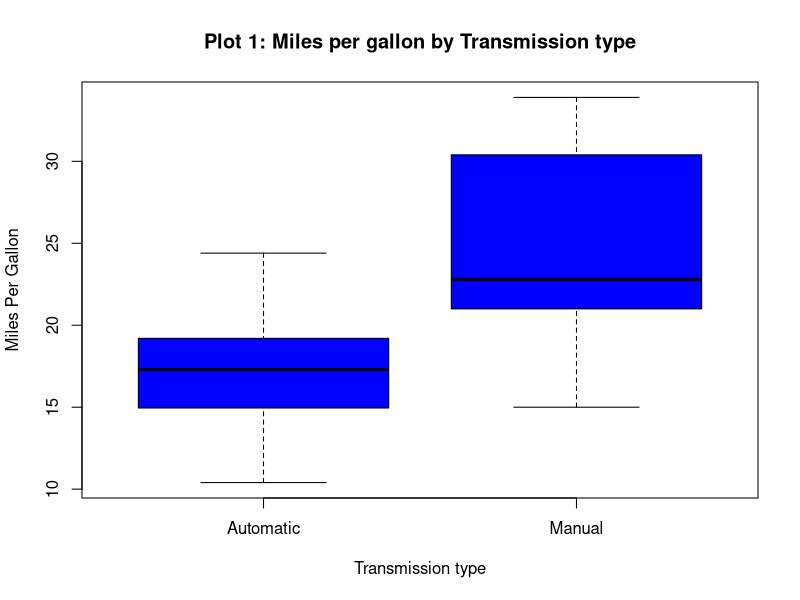
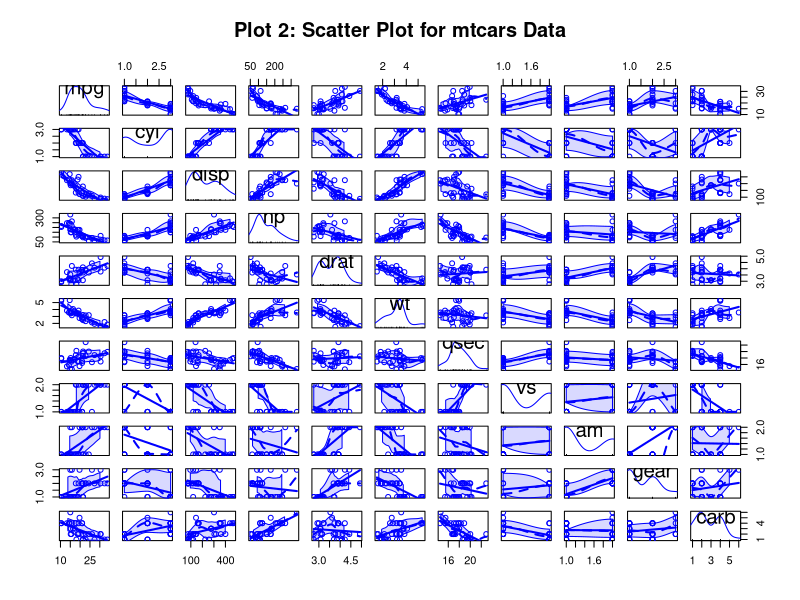
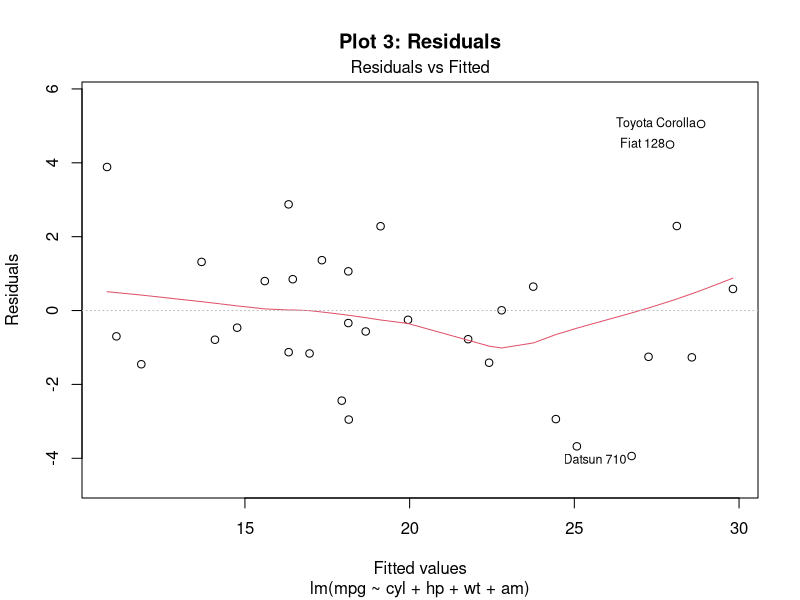
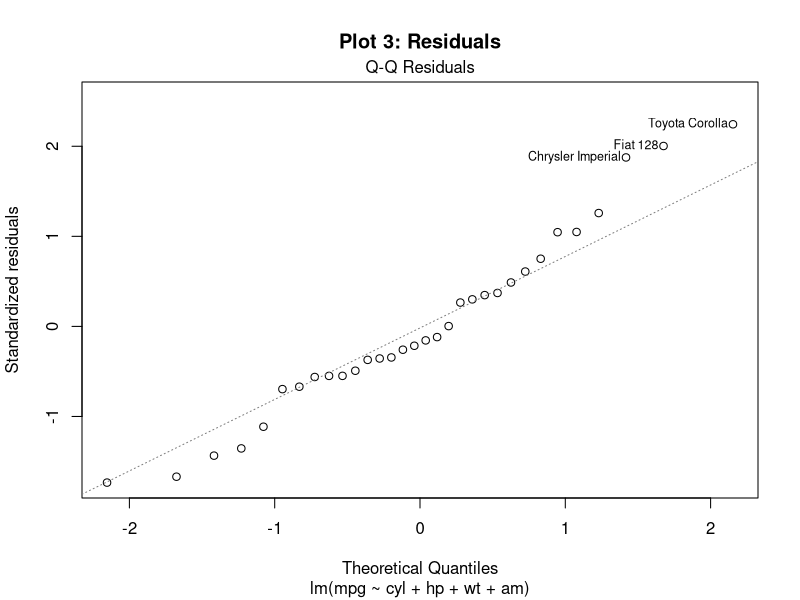
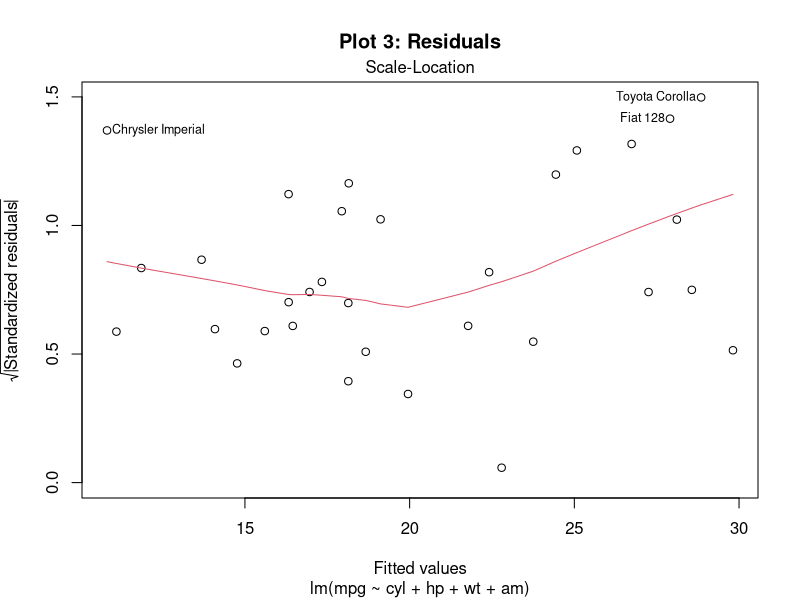
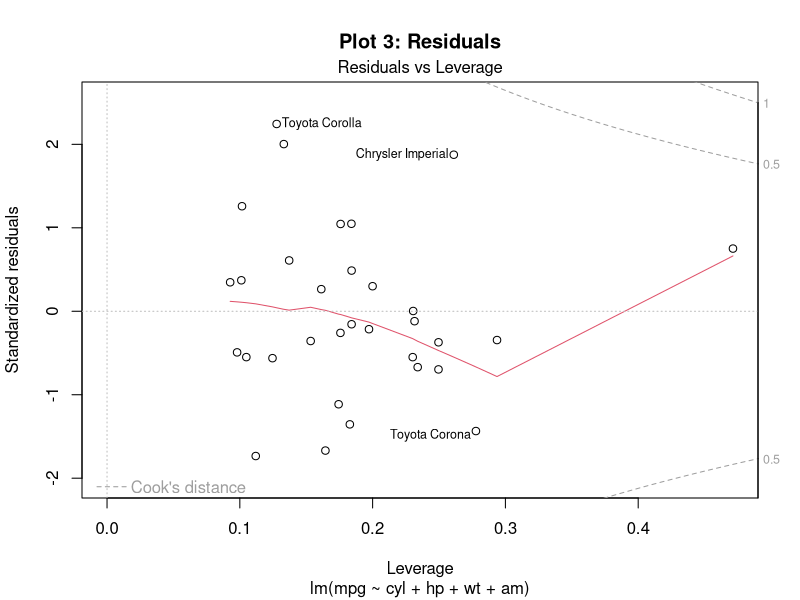

The R source for these figures, in order:
## ---- chunk 1
#several attributes should be treated as factors
library(datasets); data(mtcars); #?mtcars;
mtcars$cyl <- factor(mtcars$cyl, labels=c("4cyl","6cyl","8cyl"))
mtcars$vs <- factor(mtcars$vs)
mtcars$gear <- factor(mtcars$gear)
mtcars$carb <- factor(mtcars$carb)
mtcars$am <- factor(mtcars$am, labels=c("Automatic","Manual"))
#str(mtcars)
## ---- chunk 2
t.test(mpg ~ am, data = mtcars) 
## ---- chunk 3
#build multiple models
fit_all <- lm(mpg ~ ., data = mtcars)                   #model with ALL variables
fit_am <- lm(mpg ~ am, data = mtcars)                   #model with just mpg and transmission(am)
fit_best <- step(fit_all, direction = "both", trace=0)  #model generated from step() and chosen as 'best fit'
fit_best2 <- lm(mpg ~ cyl+hp+wt+am, data = mtcars)      #FYI, generating the 'best fit' model manually gives the same results

#ANOVA compares multiple models and suggests the best fit model using sinificance codes and p-values
anova(fit_all, fit_am, fit_best)

# Adjusted R-Squared tells us how confident we are in the result.
#attributes(summary(fit_all))
summary(fit_all)$adj.r.squared
summary(fit_am)$adj.r.squared
summary(fit_best)$adj.r.squared
## ---- chunk 4
#hatvalues helps us identify the points with potential leverage
lev_best <- hatvalues(fit_best)
tail(sort(lev_best), 3)

#dfbetas helps us identify the points with influence (points that are using their leverage)
inf_best <- dfbetas(fit_best)
tail(sort(inf_best[, 6]), 3)
## ---- chunk 5
boxplot(mpg ~ am, data = mtcars
        , col = "blue"
        , main = "Plot 1: Miles per gallon by Transmission type"
        , xlab = "Transmission type", ylab = "Miles Per Gallon")
## ---- chunk 6
library(car)
scatterplotMatrix(~mpg + cyl + disp + hp + drat + wt + qsec + vs + am + gear + carb, data = mtcars
                  , main = "Plot 2: Scatter Plot for mtcars Data")
#pairs(~mpg+am+disp+wt,data=mtcars, main="Simple Scatterplot Matrix")
#http://www.statmethods.net/graphs/scatterplot.html

## ---- chunk 7
plot(fit_best, main="Plot 3: Residuals")
